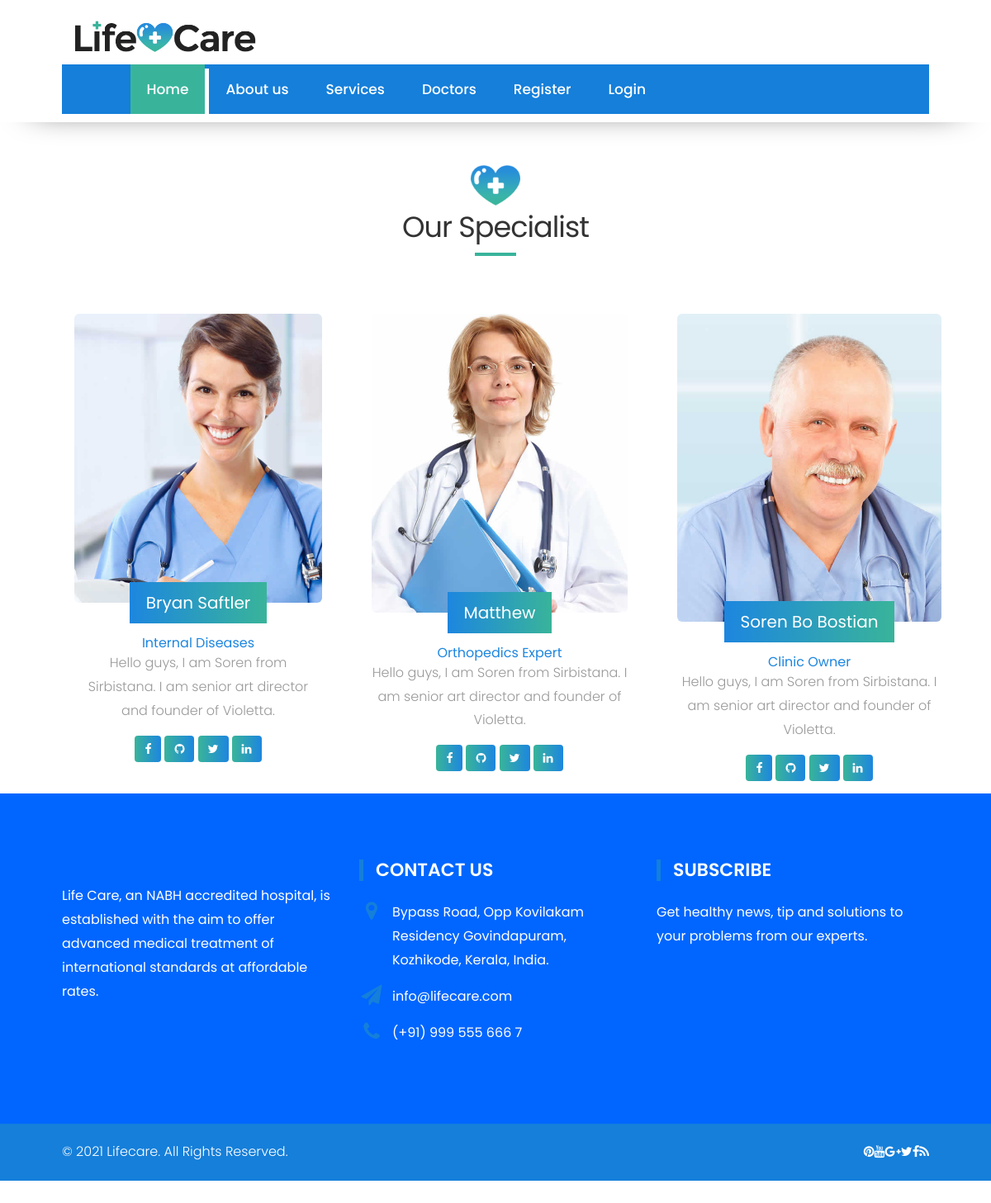
Page /doctors_list/ on the committed database.
### hospital_index_app/models.py (models this page shows, shortened)
class Doctors(models.Model):
    name = models.CharField(max_length=150, unique=True)
    qualification = models.CharField(max_length=150)
    photo = models.ImageField(upload_to='doctor')
    detail = models.TextField()
    class Meta:
        ordering = ('name',)
        verbose_name = 'doctor'
        verbose_name_plural = 'doctors'

### hospital_index_app/views.py (the view)
# urls.py: path('doctors_list/', views.doctors_list, name='doctors_list'),
def doctors_list(request):
    doctor_list = Doctors.objects.all()
    return render(request, 'doctors_list.html', {'doctor_list': doctor_list})

### template/doctors_list.html
{% extends 'base.html' %}
{% load static %}
{% block content %}
	  <div id="doctors" class="parallax section db" data-stellar-background-ratio="0.4" style="background:#fff; padding-top: 200px;" data-scroll-id="doctors" tabindex="-1">
        <div class="container">
		<div class="heading">
               <span class="icon-logo"><img src="{% static 'images/icon-logo.png' %}" alt="#"></span>
               <h2>Our Specialist </h2>
            </div>
        {% for i in doctor_list %}
            <div class="row dev-list text-center">
                <div class="col-lg-4 col-md-4 col-sm-12 col-xs-12 wow fadeIn" data-wow-duration="1s" data-wow-delay="0.2s" style="visibility: visible; animation-duration: 1s; animation-delay: 0.2s; animation-name: fadeIn;">
                    <div class="widget clearfix">
                       <a href="{% url 'hospital_index_app:details' i.id %}" ><img src="{{i.photo.url}}" alt="" class="img-responsive img-rounded"></a>
                        <div class="widget-title">
                            <h3>{{ i.name }}</h3>
                            <small>{{ i.qualification }}</small>
                        </div>
                        <p>{{i.detail}}</p>
                        <div class="footer-social">
                            <a  class="btn grd1"><i class="fa fa-facebook"></i></a>
                            <a  class="btn grd1"><i class="fa fa-github"></i></a>
                            <a class="btn grd1"><i class="fa fa-twitter"></i></a>
                            <a  class="btn grd1"><i class="fa fa-linkedin"></i></a>
                        </div>
                    </div>
                </div>
                {% endfor %}
            </div>
        </div>
      </div>
{%endblock%}

### template/base.html (shortened to what this page needs)
<!DOCTYPE html>
{% load static %}
<html lang="en">
<head>
   <link rel="stylesheet" href="{% static 'css/bootstrap.min.css' %}">
   <link rel="stylesheet" href="{% static 'style.css' %}">
   <link rel="stylesheet" href="{% static 'css/colors.css' %}">
   <link rel="stylesheet" href="{% static 'css/versions.css' %}">
   <link rel="stylesheet" href="{% static 'css/responsive.css' %}">
   <link rel="stylesheet" href="{% static 'css/custom.css' %}">
</head>
<body class="clinic_version">
<div>
{% include 'headbar.html' %}
{% block content %}
{% endblock %}
</div>
{% include 'footer.html' %}
</body>
</html>

### template/headbar.html (shortened to what this page needs)
{% load static %}
<header>
         <div class="header-top wow fadeIn" >
            <div class="container">
               <a class="navbar-brand" href="index"><img src="{% static 'images/logo.png' %}" alt="image"></a>
                <div class="header-bottom wow fadeIn">
                    <div class="container">
                        <nav class="main-menu">
                        <div id="navbar" class="navbar-collapse collapse">
                            <ul class="nav navbar-nav">
                                <li><a class="active" href="/">Home</a></li>
                                <li><a data-scroll href="{% url 'hospital_index_app:about' %}">About us</a></li>
                                <li><a data-scroll href="{% url 'hospital_index_app:services' %}">Services</a></li>
                                <li><a data-scroll href="{% url 'hospital_index_app:doctors_list' %}">Doctors</a></li>
                                {% if user.is_authenticated %}
                                <li><a data-scroll href="{% url 'hospital_index_app:confirm' %}">Make Appointment</a></li>
                                <li><a data-scroll href="{% url 'hospital_index_app:logout' %}">Logout</a></li>
                                {% else %}
						        <li><a data-scroll href="{% url 'hospital_index_app:Register' %}">Register</a></li>
                                <li><a data-scroll href="{% url 'hospital_index_app:login' %}">Login</a></li>
                                {% endif %}
                            </ul>
                        </div>
                        </nav>
                    </div>
                 </div>
            </div>
         </div>
</header>

### template/footer.html (shortened to what this page needs)
<footer id="footer" class="footer-area wow fadeIn" style="background-color:#0066ff">
         <div class="container" >
            <div class="row">
               <div class="col-md-4">
                  <div class="logo padding">
                     <p style="color:white">Life Care, an NABH accredited hospital, is established with the aim to offer advanced medical treatment of international standards at affordable rates.</p>
                  </div>
               </div>
               <div class="col-md-4">
                  <div class="footer-info padding" >
                     <h3>CONTACT US</h3>
                     <p style="color:white"><i class="fa fa-map-marker" aria-hidden="true"></i>Bypass Road, Opp Kovilakam Residency Govindapuram, Kozhikode, Kerala, India.</p>
                     <p style="color:white"><i class="fa fa-paper-plane" aria-hidden="true"></i> info@lifecare.com</p>
                     <p style="color:white"><i class="fa fa-phone" aria-hidden="true"></i> (+91) 999 555 666 7</p>
                  </div>
               </div>
               <div class="col-md-4">
                  <div class="subcriber-info" >
                     <h3>SUBSCRIBE</h3>
                     <p style="color:white">Get healthy news, tip and solutions to your problems from our experts.</p>
                  </div>
               </div>
            </div>
         </div>
</footer>
      <div class="copyright-area wow fadeIn">
         <div class="container">
            <div class="row">
               <div class="col-md-8">
                  <div class="footer-text">
                     <p>© 2021 Lifecare. All Rights Reserved.</p>
                  </div>
               </div>
               <div class="col-md-4">
                  <div class="social">
                     <ul class="social-links">
                        <li><i class="fa fa-rss"></i></li>
                        <li><i class="fa fa-facebook"></i></li>
                        <li><i class="fa fa-twitter"></i></li>
                        <li><i class="fa fa-google-plus"></i></li>
                        <li><i class="fa fa-youtube"></i></li>
                        <li><i class="fa fa-pinterest"></i></li>
                     </ul>
                  </div>
               </div>
            </div>
         </div>
      </div>

### static/style.css (style rules this page uses)
body { color: #999; font-size: 15px; font-family: 'Source Sans Pro', sans-serif; line-height: 1.80857; }
a { color: #1f1f1f; text-decoration: none !important; outline: none !important; -webkit-transition: all .3s ease-in-out; -moz-transition: all .3s ease-in-out; -ms-transition: all .3s ease-in-out; -o-transition: all .3s ease-in-out; transition: all .3s ease-in-out; }
h1, h2, h3, h4, h5, h6 { letter-spacing: 0; font-weight: normal; position: relative; padding: 0 0 10px 0; font-weight: normal; line-height: 120% !important; color: #1f1f1f; margin: 0 }
h2 { font-size: 22px }
h3 { font-size: 18px }
a { color: #1f1f1f; text-decoration: none; outline: none; }
a, .btn { text-decoration: none !important; outline: none !important; -webkit-transition: all .3s ease-in-out; -moz-transition: all .3s ease-in-out; -ms-transition: all .3s ease-in-out; -o-transition: all .3s ease-in-out; transition: all .3s ease-in-out; }
.navbar-nav li { position: relative; }
.parallax { background-attachment: fixed; background-size: cover; height: 100%; padding: 120px 0; position: relative; width: 100%; }
.section { display: block; position: relative; overflow: hidden; padding: 120px 0; }
.section.db { background-color: #1f1f1f; }
.section.colorsection p, .section.colorsection h3, .section.db h3 { color: #ffffff; }
.btn { border: 0 !important; }

### static/css/colors.css (style rules this page uses)
.icon_wrap:hover, .nav-pills > li.active > a, .nav-pills > li.active > a:focus, .nav-pills > li.active > a:hover, .icon-wrapper:hover i, .grd1 { color: #ffffff; background: #db00ce; background: -moz-linear-gradient(left, #db00ce 0%, #2750ff 100%); background: -webkit-linear-gradient(left, #db00ce 0%, #2750ff 100%); background: linear-gradient(to right, #db00ce 0%, #2750ff 100%); filter: progid: DXImageTransform.Microsoft.gradient( startColorstr='#db00ce', endColorstr='#2750ff', GradientType=1); }

### static/css/versions.css (style rules this page uses)
body.clinic_version { font-family: 'Roboto', sans-serif; }
body.clinic_version .footer-links li:hover a, body.clinic_version .widget-title small, body.clinic_version .customwidget li i, body.clinic_version .navbar-nav span { color: #1d86df !important; }
body.clinic_version .hc.colon2, body.clinic_version .btn-buy:hover, body.clinic_version .cac:hover, body.clinic_version .icon_wrap:hover, body.clinic_version .nav-pills > li.active > a, body.clinic_version .nav-pills > li.active > a:focus, body.clinic_version .nav-pills > li.active > a:hover, body.clinic_version .icon-wrapper:hover i, body.clinic_version .grd1 { color: #ffffff; background: #39b49a; border: #39b49a; background: -moz-linear-gradient(left, #39b49a 0%, #1d86df 100%); background: -webkit-linear-gradient(left, #39b49a 0%, #1d86df 100%); background: linear-gradient(to right, #39b49a 0%, #1d86df 100%); filter: progid: DXImageTransform.Microsoft.gradient( startColorstr='#39b49a', endColorstr='#1d86df', GradientType=1); }
body.clinic_version .dev-list .widget h3, body.clinic_version .icon_wrap, body.clinic_version .dmtop:hover, body.clinic_version .features-right li:hover i, body.clinic_version .features-left li:hover i, body.clinic_version .nav-pills > li:hover > a, body.clinic_version .nav-pills > li:focus > a, body.clinic_version .nav-pills > li.active > a, body.clinic_version .nav-pills > li.active > a:focus, body.clinic_version .nav-pills > li.active > a:hover, body.clinic_version .divider-bar, body.clinic_version .owl-next:hover i, body.clinic_version .owl-prev:hover i, body.clinic_version .icon-wrapper:hover i:hover, body.clinic_version .grd1:hover, body.clinic_version .grd1:focus { background-position: 100px; color: #ffffff; background: #1d86df; background: -moz-linear-gradient(left, #1d86df 0%, #39b49a 100%); background: -webkit-linear-gradient(left, #1d86df 0%, #39b49a 100%); background: linear-gradient(to right, #1d86df 0%, #39b49a 100%); filter: progid: DXImageTransform.Microsoft.gradient( startColorstr='#1d86df', endColorstr='#39b49a', GradientType=1); }
body.clinic_version .section { padding: 90px 0; }
body.clinic_version .dev-list .widget { background-color: #ffffff; padding: 15px; }
body.clinic_version .dev-list .widget h3 { display: inline-block; font-size: 18px; line-height: 1 !important; margin: 0 !important; padding: 4px 10px; position: relative; top: -12px; }
body.clinic_version .dev-list .widget small { display: block; margin: -10px 0 5px; }
body.clinic_version .footer-social { display: block; margin-top: 15px; }

### static/css/responsive.css (style rules this page uses)
@media (max-width: 1200px) { .container { width: 90%; } }

### rows in the picture
Doctors: photo (picture), name "Bryan Saftler", qualification "Internal Diseases", detail "Hello guys, I am Soren from Sirbistana. I am senior art director and founder of Violetta."
Doctors: photo (picture), name "Matthew", qualification "Orthopedics Expert", detail "Hello guys, I am Soren from Sirbistana. I am senior art director and founder of Violetta."
Doctors: photo (picture), name "Soren Bo Bostian", qualification "Clinic Owner", detail "Hello guys, I am Soren from Sirbistana. I am senior art director and founder of Violetta."
